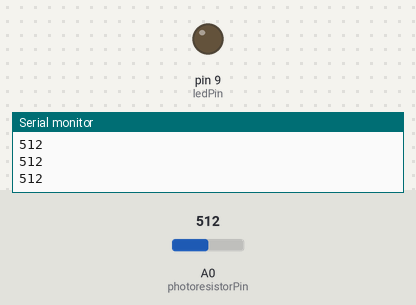
Bench run of a sketch on a simulated Arduino Uno, built with avr-gcc and run on an emulated ATmega328P. On the bench: output pins drawn as LEDs (lit = HIGH), the last lines printed to the serial monitor. The test bench sets the inputs (shaded band); at power-on: A0 (photoresistorPin) = 512.

Above: at 1.2 s.
1.3 s: A0 (photoresistorPin) set to 414
2.8 s: A0 (photoresistorPin) set to 391
At 3.5 s:
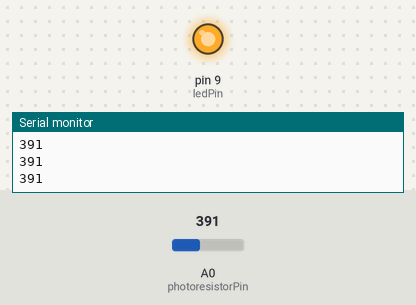
4.3 s: A0 (photoresistorPin) set to 410
At 4.9 s:
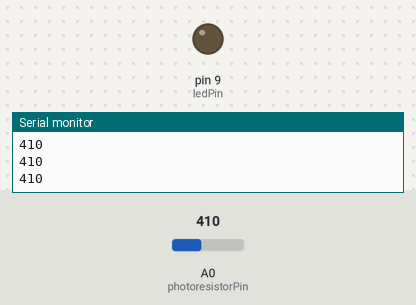
5.8 s: A0 (photoresistorPin) set to 390
At 6.2 s:
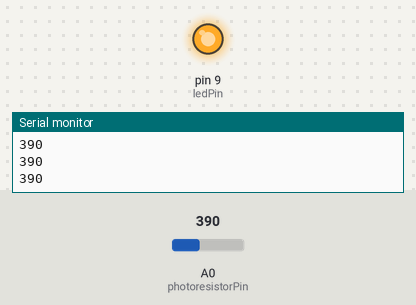
Timing chart, 0 to 8.3 s (numbered marks = the images above; inputs shaded):
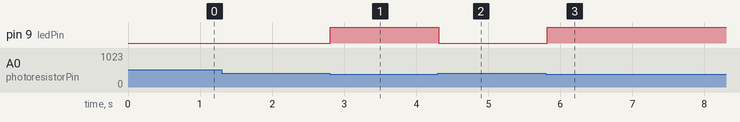

The sketch:

NightLight.ino
```cpp
/*
 * Night Light Project - Photoresistor and LED
 * Clayton Walker
 */

int photoresistorPin = A0;
int ledPin = 9;

int analogValue; //store values read from photoresistor
int threshold = 400; //Found through experimentation

void setup() {
  //Set up serial communication
  Serial.begin(9600);

  pinMode(photoresistorPin, INPUT);
  pinMode(ledPin, OUTPUT);
}

void loop() {
  // Read value from photoresistorPin
  analogValue = analogRead(photoresistorPin);

  //Write value out serially
  Serial.println(analogValue);

  if(analogValue < threshold){
    digitalWrite(ledPin, HIGH);
  }
  else {
    digitalWrite(ledPin, LOW);
  }

  delay(100);
}
```

Measured:
- the behaviour switches between 400 and 399 on A0 (photoresistorPin) (found by bisection; images 0 and 1)
- after the input at 2.8 s, pin 9 (ledPin): LOW → HIGH at once
- after the input at 4.3 s, pin 9 (ledPin): HIGH → LOW at once
- after the input at 5.8 s, pin 9 (ledPin): LOW → HIGH at once
